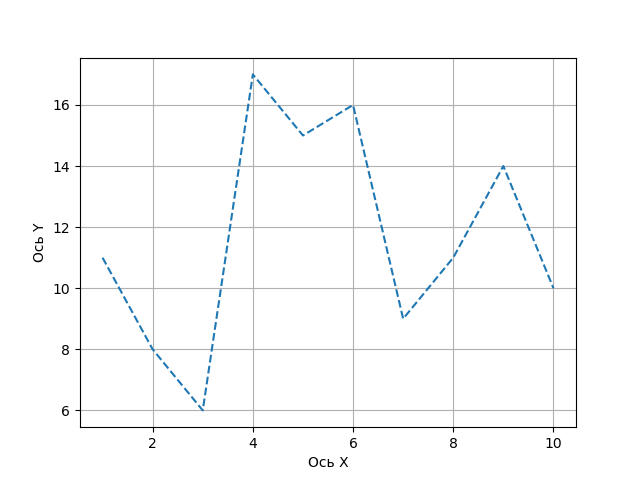

Here is the Python script that generated this plot:
import matplotlib.pyplot as plt

x = [1, 2, 3, 4, 5, 6, 7, 8, 9, 10]
y = [11, 8, 6, 17, 15, 16, 9, 11, 14, 10]

plt.plot(x, y, linestyle='--')

plt.xlabel('Ось X')
plt.ylabel('Ось Y')

plt.grid(True)

plt.savefig("04_PLOT")

plt.show()